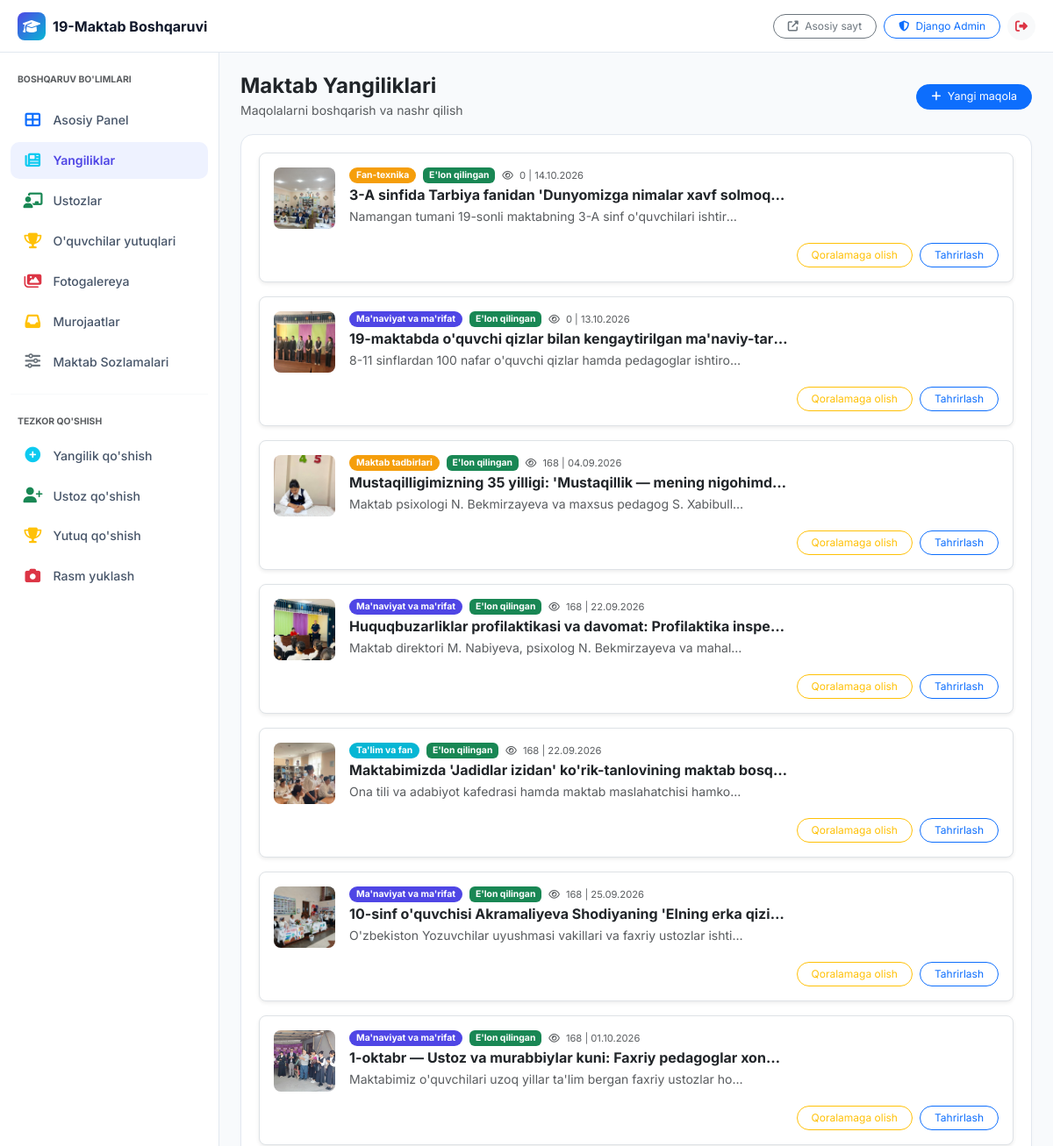
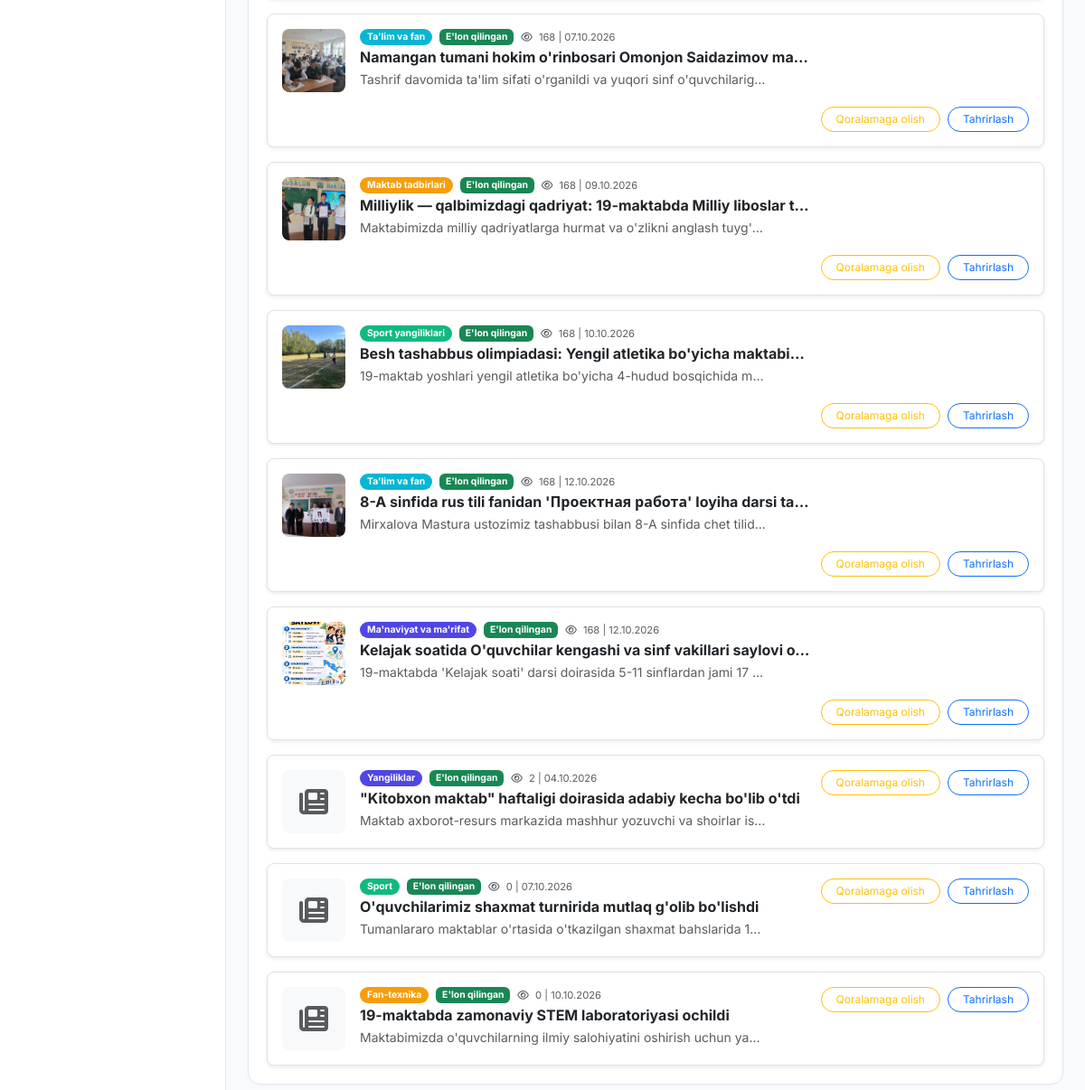
The page /dashboard/news/ (signed in) on the database its author committed (2 pictures, top to bottom).
### apps/news/models.py (models this page shows, shortened)
class News(models.Model):
    STATUS_CHOICES = [
        ('draft', 'Qoralama'),
        ('scheduled', 'Rejalashtirilgan'),
        ('published', "E'lon qilingan"),
        ('archived', 'Arxivlangan'),
    ]
    title = models.CharField(max_length=300, verbose_name="Sarlavha (UZ)")
    title_ru = models.CharField(max_length=300, blank=True, verbose_name="Sarlavha (RU)")
    title_en = models.CharField(max_length=300, blank=True, verbose_name="Sarlavha (EN)")
    slug = models.SlugField(max_length=320, unique=True, verbose_name="Slug")
    category = models.ForeignKey(NewsCategory, on_delete=models.SET_NULL, null=True, blank=True, related_name='news_items', verbose_name="Toifa")
    excerpt = models.TextField(max_length=500, verbose_name="Qisqa mazmun (UZ)")
    excerpt_ru = models.TextField(max_length=500, blank=True, verbose_name="Qisqa mazmun (RU)")
    excerpt_en = models.TextField(max_length=500, blank=True, verbose_name="Qisqa mazmun (EN)")
    content = models.TextField(verbose_name="Batafsil matn (UZ)")
    content_ru = models.TextField(blank=True, verbose_name="Batafsil matn (RU)")
    content_en = models.TextField(blank=True, verbose_name="Batafsil matn (EN)")
    cover_image = models.ImageField(upload_to='news/covers/', blank=True, null=True, verbose_name="Muqova rasmi")
    status = models.CharField(max_length=20, choices=STATUS_CHOICES, default='draft', verbose_name="Holati")
    is_featured = models.BooleanField(default=False, verbose_name="Muhim yangilik")
    scheduled_at = models.DateTimeField(null=True, blank=True, verbose_name="Rejalashtirilgan vaqt")
    published_at = models.DateTimeField(null=True, blank=True, verbose_name="E'lon qilingan vaqt")
    created_at = models.DateTimeField(auto_now_add=True, verbose_name="Yaratilgan vaqt")
    updated_at = models.DateTimeField(auto_now=True, verbose_name="Tahrirlangan vaqt")
    views_count = models.PositiveIntegerField(default=0, verbose_name="Ko'rishlar soni")
    class Meta:
        verbose_name = 'Yangilik'
        verbose_name_plural = 'Yangiliklar'
        ordering = ['-published_at', '-created_at']
    def get_absolute_url(self):
        return reverse('news:detail', kwargs={'slug': self.slug})

class NewsCategory(models.Model):
    name = models.CharField(max_length=100, verbose_name="Kategoriya nomi (UZ)")
    name_ru = models.CharField(max_length=100, blank=True, verbose_name="Kategoriya nomi (RU)")
    name_en = models.CharField(max_length=100, blank=True, verbose_name="Kategoriya nomi (EN)")
    slug = models.SlugField(unique=True, verbose_name="Slug")
    color = models.CharField(max_length=7, default='#4F46E5', verbose_name="Rang kodi")
    class Meta:
        verbose_name = 'Yangilik toifasi'
        verbose_name_plural = 'Yangilik toifalari'
        ordering = ['name']

### apps/core/dashboard_views.py (the view, shortened to what this page needs)
# urls.py: path('news/', dashboard_views.dashboard_news, name='dashboard_news'),
@staff_required
def dashboard_news(request):
    news_items = News.objects.select_related('category').order_by('-created_at')
    context = {
        'news_items': news_items,
        'active_menu': 'news',
    }
    return render(request, 'dashboard/news.html', context)

### apps/core/context_processors.py (called while the page is built)
def site_settings(request):
    settings_obj = SiteSettings.objects.first()
    return {
        'site_settings': settings_obj,
    }

### apps/core/dashboard_views.py (called while the page is built)
def staff_required(view_func):
    actual_decorator = user_passes_test(
        lambda u: u.is_authenticated and u.is_staff,
        login_url='/dashboard/login/'
    )
    return actual_decorator(view_func)

### templates/dashboard/news.html (shortened to what this page needs)
{% extends 'dashboard/base.html' %}
{% block content %}
<div class="d-flex justify-content-between align-items-center mb-3 flex-wrap gap-2">
    <div>
        <h4 class="fw-bold mb-0 text-dark">Maktab Yangiliklari</h4>
        <small class="text-muted">Maqolalarni boshqarish va nashr qilish</small>
    </div>
    <a href="/admin/news/news/add/" class="btn btn-sm btn-primary rounded-pill px-3" style="font-size: 0.78rem;">
        <i class="fas fa-plus me-1"></i> Yangi maqola
    </a>
</div>
<div class="dash-card">
    {% if news_items %}
        <div class="d-flex flex-column gap-3">
            {% for item in news_items %}
                <div class="p-3 rounded-3 border bg-white shadow-sm d-flex justify-content-between align-items-start flex-wrap gap-3">
                    <div class="d-flex gap-3 align-items-start overflow-hidden">
                        {% if item.cover_image %}
                            <img src="{{ item.cover_image.url }}" alt="{{ item.title }}"
                                 class="rounded-3" style="width: 70px; height: 70px; object-fit: cover; flex-shrink: 0;">
                        {% else %}
                            <div class="rounded-3 bg-light d-flex align-items-center justify-content-center text-muted"
                                 style="width: 70px; height: 70px; flex-shrink: 0;">
                                <i class="fas fa-newspaper fa-2x"></i>
                            </div>
                        {% endif %}
                        <div class="overflow-hidden">
                            <div class="d-flex align-items-center gap-2 mb-1 flex-wrap">
                                {% if item.category %}
                                    <span class="badge rounded-pill px-2 py-1 text-white" style="background: {{ item.category.color }}; font-size: 0.65rem;">
                                        {{ item.category.name }}
                                    </span>
                                {% endif %}
                                <span class="badge {% if item.status == 'published' %}bg-success{% else %}bg-secondary{% endif %}" style="font-size: 0.65rem;">
                                    {{ item.get_status_display }}
                                </span>
                                <small class="text-muted" style="font-size: 0.7rem;">
                                    <i class="far fa-eye me-1"></i> {{ item.views_count }} | {{ item.published_at|date:"d.m.Y"|default:"Qoralama" }}
                                </small>
                            </div>
                            <h6 class="fw-bold mb-1 text-dark text-truncate" style="max-width: 500px;">
                                <a href="{{ item.get_absolute_url }}" target="_blank" class="text-dark text-decoration-none">
                                    {{ item.title }}
                                </a>
                            </h6>
                            <p class="small text-muted mb-0 text-truncate" style="max-width: 450px;">
                                {{ item.excerpt }}
                            </p>
                        </div>
                    </div>
                    <div class="d-flex align-items-center gap-2 ms-auto">
                        <form method="post" action="{% url 'dashboard_news' %}" class="d-inline">
                            <button type="submit" class="btn btn-sm {% if item.status == 'published' %}btn-outline-warning{% else %}btn-success{% endif %} rounded-pill px-3" style="font-size: 0.75rem;">
                                {% if item.status == 'published' %}Qoralamaga olish{% else %}Nashr qilish{% endif %}
                            </button>
                        </form>
                        <a href="/admin/news/news/{{ item.id }}/change/" class="btn btn-sm btn-outline-primary rounded-pill px-3" style="font-size: 0.75rem;">
                            Tahrirlash
                        </a>
                    </div>
                </div>
            {% endfor %}
        </div>
    {% else %}
        <div class="text-center py-5">
            <i class="fas fa-newspaper fa-3x text-muted mb-2 opacity-50"></i>
            <h6 class="fw-bold">Yangiliklar mavjud emas</h6>
        </div>
    {% endif %}
</div>
{% endblock %}

### templates/dashboard/base.html (style rules this page uses)
:root { --primary: #4F46E5; --primary-dark: #3730A3; --secondary: #06B6D4; --accent: #FACC15; --bg-color: #F8FAFC; --card-bg: #FFFFFF; --text-main: #0F172A; --text-muted: #64748B; --border-color: #E2E8F0; --sidebar-width: 250px; }
body { font-family: 'Inter', system-ui, -apple-system, sans-serif; background-color: var(--bg-color); color: var(--text-main); min-height: 100vh; margin: 0; padding-bottom: 70px; }
@media (min-width: 992px) { body { padding-bottom: 0; } }
.dash-card { background: #FFFFFF; border: 1px solid var(--border-color); border-radius: 14px; padding: 1.25rem; box-shadow: 0 1px 3px rgba(0, 0, 0, 0.03); margin-bottom: 1.25rem; }

### rows shown on the page
News: cover_image (picture), category.name "Fan-texnika", status "E'lon qilingan", views_count "0", published_at "14.10.2026", title "3-A sinfida Tarbiya fanidan 'Dunyomizga nimalar xavf solmoq…", excerpt "Namangan tumani 19-sonli maktabning 3-A sinf o'quvchilari ishtir…", shows "Qoralamaga olish"
News: cover_image (picture), category.name "Ma'naviyat va ma'rifat", status "E'lon qilingan", views_count "0", published_at "13.10.2026", title "19-maktabda o'quvchi qizlar bilan kengaytirilgan ma'naviy-tar…", excerpt "8-11 sinflardan 100 nafar o'quvchi qizlar hamda pedagoglar ishtiro…", shows "Qoralamaga olish"
News: cover_image (picture), category.name "Maktab tadbirlari", status "E'lon qilingan", views_count "168", published_at "04.09.2026", title "Mustaqilligimizning 35 yilligi: 'Mustaqillik — mening nigohimd…", excerpt "Maktab psixologi N. Bekmirzayeva va maxsus pedagog S. Xabibull…", shows "Qoralamaga olish"
News: cover_image (picture), category.name "Ma'naviyat va ma'rifat", status "E'lon qilingan", views_count "168", published_at "22.09.2026", title "Huquqbuzarliklar profilaktikasi va davomat: Profilaktika inspe…", excerpt "Maktab direktori M. Nabiyeva, psixolog N. Bekmirzayeva va mahal…", shows "Qoralamaga olish"
News: cover_image (picture), category.name "Ta'lim va fan", status "E'lon qilingan", views_count "168", published_at "22.09.2026", title "Maktabimizda 'Jadidlar izidan' ko'rik-tanlovining maktab bosq…", excerpt "Ona tili va adabiyot kafedrasi hamda maktab maslahatchisi hamko…", shows "Qoralamaga olish"
News: cover_image (picture), category.name "Ma'naviyat va ma'rifat", status "E'lon qilingan", views_count "168", published_at "25.09.2026", title "10-sinf o'quvchisi Akramaliyeva Shodiyaning 'Elning erka qizi…", excerpt "O'zbekiston Yozuvchilar uyushmasi vakillari va faxriy ustozlar ishti…", shows "Qoralamaga olish"
News: cover_image (picture), category.name "Ma'naviyat va ma'rifat", status "E'lon qilingan", views_count "168", published_at "01.10.2026", title "1-oktabr — Ustoz va murabbiylar kuni: Faxriy pedagoglar xon…", excerpt "Maktabimiz o'quvchilari uzoq yillar ta'lim bergan faxriy ustozlar ho…", shows "Qoralamaga olish"
News: cover_image (picture), category.name "Ta'lim va fan", status "E'lon qilingan", views_count "168", published_at "07.10.2026", title "Namangan tumani hokim o'rinbosari Omonjon Saidazimov ma…", excerpt "Tashrif davomida ta'lim sifati o'rganildi va yuqori sinf o'quvchilarig…", shows "Qoralamaga olish"
News: cover_image (picture), category.name "Maktab tadbirlari", status "E'lon qilingan", views_count "168", published_at "09.10.2026", title "Milliylik — qalbimizdagi qadriyat: 19-maktabda Milliy liboslar t…", excerpt "Maktabimizda milliy qadriyatlarga hurmat va o'zlikni anglash tuyg'…", shows "Qoralamaga olish"
News: cover_image (picture), category.name "Sport yangiliklari", status "E'lon qilingan", views_count "168", published_at "10.10.2026", title "Besh tashabbus olimpiadasi: Yengil atletika bo'yicha maktabi…", excerpt "19-maktab yoshlari yengil atletika bo'yicha 4-hudud bosqichida m…", shows "Qoralamaga olish"
News: cover_image (picture), category.name "Ta'lim va fan", status "E'lon qilingan", views_count "168", published_at "12.10.2026", title "8-A sinfida rus tili fanidan 'Проектная работа' loyiha darsi ta…", excerpt "Mirxalova Mastura ustozimiz tashabbusi bilan 8-A sinfida chet tilid…", shows "Qoralamaga olish"
News: cover_image (picture), category.name "Ma'naviyat va ma'rifat", status "E'lon qilingan", views_count "168", published_at "12.10.2026", title "Kelajak soatida O'quvchilar kengashi va sinf vakillari saylovi o…", excerpt "19-maktabda 'Kelajak soati' darsi doirasida 5-11 sinflardan jami 17…", shows "Qoralamaga olish"
News: category.name "Yangiliklar", status "E'lon qilingan", views_count "2", published_at "04.10.2026", title "\"Kitobxon maktab\" haftaligi doirasida adabiy kecha bo'lib o'tdi", excerpt "Maktab axborot-resurs markazida mashhur yozuvchi va shoirlar is…", shows "Qoralamaga olish"
News: category.name "Sport", status "E'lon qilingan", views_count "0", published_at "07.10.2026", title "O'quvchilarimiz shaxmat turnirida mutlaq g'olib bo'lishdi", excerpt "Tumanlararo maktablar o'rtasida o'tkazilgan shaxmat bahslarida 1…", shows "Qoralamaga olish"
News: category.name "Fan-texnika", status "E'lon qilingan", views_count "0", published_at "10.10.2026", title "19-maktabda zamonaviy STEM laboratoriyasi ochildi", excerpt "Maktabimizda o'quvchilarning ilmiy salohiyatini oshirish uchun ya…", shows "Qoralamaga olish"
